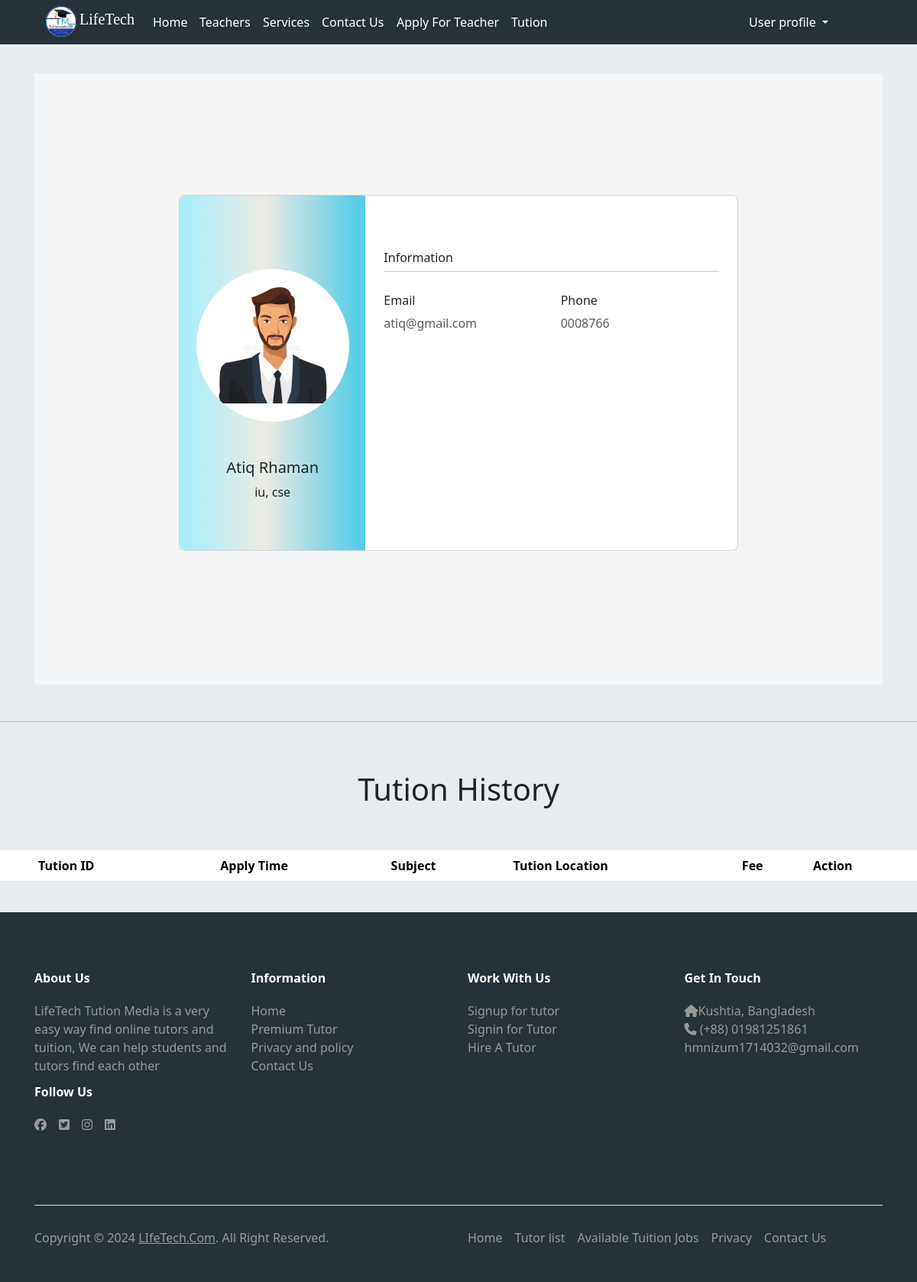
Page /user/profile/Atiq/ (signed in) on the committed database.
### users/models.py (models this page shows, shortened)
class ApplicantModel(models.Model):
    user = models.OneToOneField(User, on_delete=models.CASCADE)
    mobile_no = models.CharField(max_length=12)
    educational_qualification = models.TextField()

### users/views.py (the view)
# urls.py: path('profile/<str:username>/',  views.profileview, name='profile'),
@login_required
def profileview(request, username):
    applicant = get_object_or_404(ApplicantModel, user=request.user)
    selected_applications = ApplicationModel.objects.filter(applicant=applicant, appaly_status='Selected')
    user = get_object_or_404(User, username=username)
    applicant = get_object_or_404(ApplicantModel, user=user)
    print(applicant.mobile_no)
    return render(request, 'profile.html', {'data': applicant, 'application' : selected_applications})

### users/templates/profile.html (shortened to what this page needs)
{% extends "base.html" %}
{% load static %}
{% block content %}
<div class="container mt-4 ">
  <section class="vh-100" style="background-color: #f4f5f7;">
    <div class=" py-3 h-100">
      <div class="row d-flex justify-content-center align-items-center h-100">
        <div class="col-md-8 col-lg-8 mb-4 mb-lg-0">
          <div class="card mb-3 " style="border-radius: .5rem;">
            <div class="row g-0">
              <div class="col-md-4 text-center pt-5 pb-5"
                style="border-top-left-radius: .5rem; border-bottom-left-radius: .5rem;
                background: rgb(2,0,36);
background: linear-gradient(90deg, rgba(2,0,36,1) 0%, rgba(9,9,121,1) 0%, rgba(165,238,253,1) 0%, rgba(236,235,227,1) 46%, rgba(86,204,229,1) 96%);
                ">
                <img src="{% static 'profile.webp' %}"
                  alt="Avatar" class="img-fluid my-5" style="width: 200px; border-radius: 100px;" />
                <h5 class="text-dark">{{data.user.first_name}} {{data.user.last_name}}</h5>
                <p class="text-dark">{{data.educational_qualification}}</p>
              </div>
              <div class="col-md-8 pt-5">
                <div class="card-body p-4">
                  <h6>Information</h6>
                  <hr class="mt-0 mb-4">
                  <div class="row pt-1">
                    <div class="col-6 mb-3">
                      <h6>Email</h6>
                      <p class="text-muted">{{data.user.email}}</p>
                    </div>
                    <div class="col-6 mb-3">
                      <h6>Phone</h6>
                      <p class="text-muted">{{data.mobile_no}}</p>
                    </div>
                  </div>
                </div>
              </div>
            </div>
          </div>
        </div>
      </div>
    </div>
  </section>
  </div>
<div class="mt-5">
  <hr>
</div>
<div class="bg-body-secondary pb-4">
  <h1 class="text-center p-5">Tution History</h1>
  <div class="table-responsive">
      <table class="table table-striped table-hover w-100 bg-body-secondary">
          <thead>
              <tr style="padding-left: 50px;">
                  <th style="padding-left: 50px;" scope="col">Tution ID</th>
                  <th scope="col">Apply Time</th>
                  <th scope="col">Subject</th>
                  <th scope="col">Tution Location</th>
                  <th scope="col">Fee</th>
                  <th scope="col">Action</th>
              </tr>
          </thead>
      </table>
  </div>
</div>
{% endblock content %}

### static/css/style.css (style rules this page uses)
div { display: block; }
.container { width: 100%; padding-right: 15px; padding-left: 15px; margin-right: auto; margin-left: auto; }

### rows in the picture
ApplicantModel: user.first_name "Atiq", user.last_name "Rhaman", educational_qualification "iu, cse", user.email "atiq@gmail.com", mobile_no "0008766"
